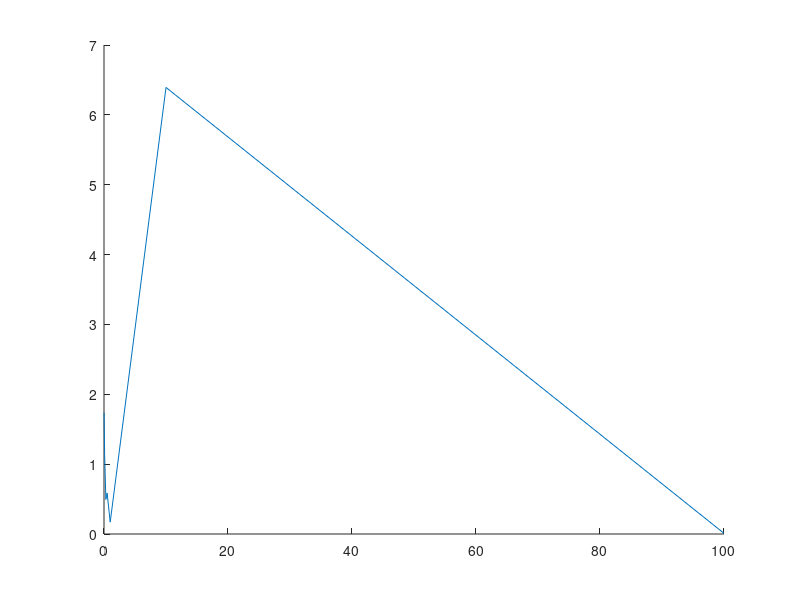

Write the MATLAB code that produced this figure. (Note: this script raises an error after producing the figure.)
% load the results of the simulation
clear all
close all

pkg load statistics

rawData = csvread('results/lab2results/part3.csv');

xrange=1:1:7;

x = rawData(xrange,3);
ys = rawData(xrange,6);
%ys(xrange,4) = ys(xrange,4)./100;

%[bs,~,~,~,~] = regress(log(ys'),x)

hold on;
plot(x,ys');
scatterColors(x,ys);


%plot(xl,yl');
legend('tr','tp','ts','%os','ess');
